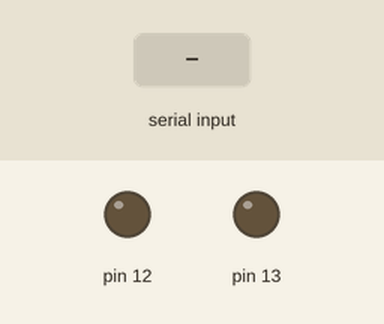
A sketch run on a simulated Arduino Uno, built with avr-gcc and run on an emulated ATmega328P. Parts: output pins drawn as LEDs (lit = HIGH). The inputs (shaded band) are chosen by the test bench.

Above: at 1.2 s.
1.3 s: "1" received over Serial
At 1.42 s:
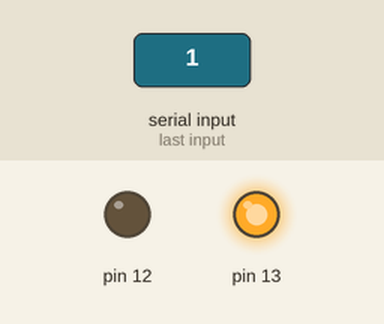
3.0 s: "0" received over Serial
At 3.12 s:
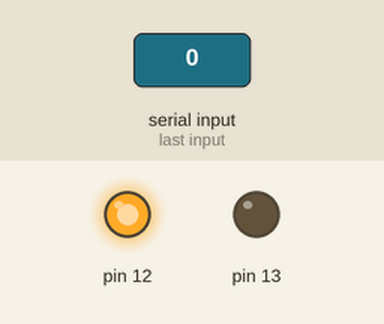
Timing chart, 0 to 6.0 s (numbered marks = the images above; inputs shaded):
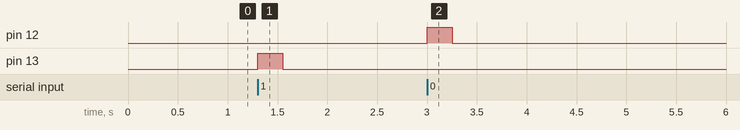

Measured:
- after the input at 1.3 s, pin 13: LOW → HIGH at once, → LOW 0.25 s later
- after the input at 3.0 s, pin 12: LOW → HIGH at once, → LOW 0.25 s later

The sketch:

arduino.ino
```cpp
void setup() {
    Serial.begin(9600);
    pinMode(13, OUTPUT);
    pinMode(12, OUTPUT);
}

void loop() {
    if(Serial.available() > 0) {
        char c = Serial.read();
        if (c == '1') {
            digitalWrite(13, HIGH);
            delay(250);
            digitalWrite(13, LOW);
        } else if (c == '0') {
            digitalWrite(12, HIGH);
            delay(250);
            digitalWrite(12, LOW);
        }
    }
}
```
